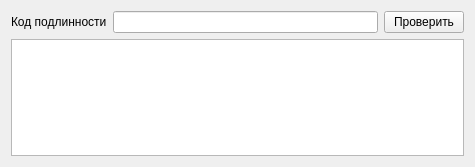
<?xml version="1.0" encoding="UTF-8"?>
<ui version="4.0">
 <class>CheckForm</class>
 <widget class="QWidget" name="CheckForm">
  <property name="geometry">
   <rect>
    <x>0</x>
    <y>0</y>
    <width>475</width>
    <height>167</height>
   </rect>
  </property>
  <property name="windowTitle">
   <string>Проверить код подлинности</string>
  </property>
  <layout class="QVBoxLayout" name="verticalLayout">
   <item>
    <layout class="QHBoxLayout" name="horizontalLayout">
     <item>
      <widget class="QLabel" name="label">
       <property name="text">
        <string>Код подлинности</string>
       </property>
      </widget>
     </item>
     <item>
      <widget class="QLineEdit" name="lineEditCod"/>
     </item>
     <item>
      <widget class="QPushButton" name="cmdGo">
       <property name="text">
        <string>Проверить</string>
       </property>
      </widget>
     </item>
    </layout>
   </item>
   <item>
    <widget class="QTextEdit" name="textEdit"/>
   </item>
  </layout>
 </widget>
 <resources/>
 <connections/>
</ui>
